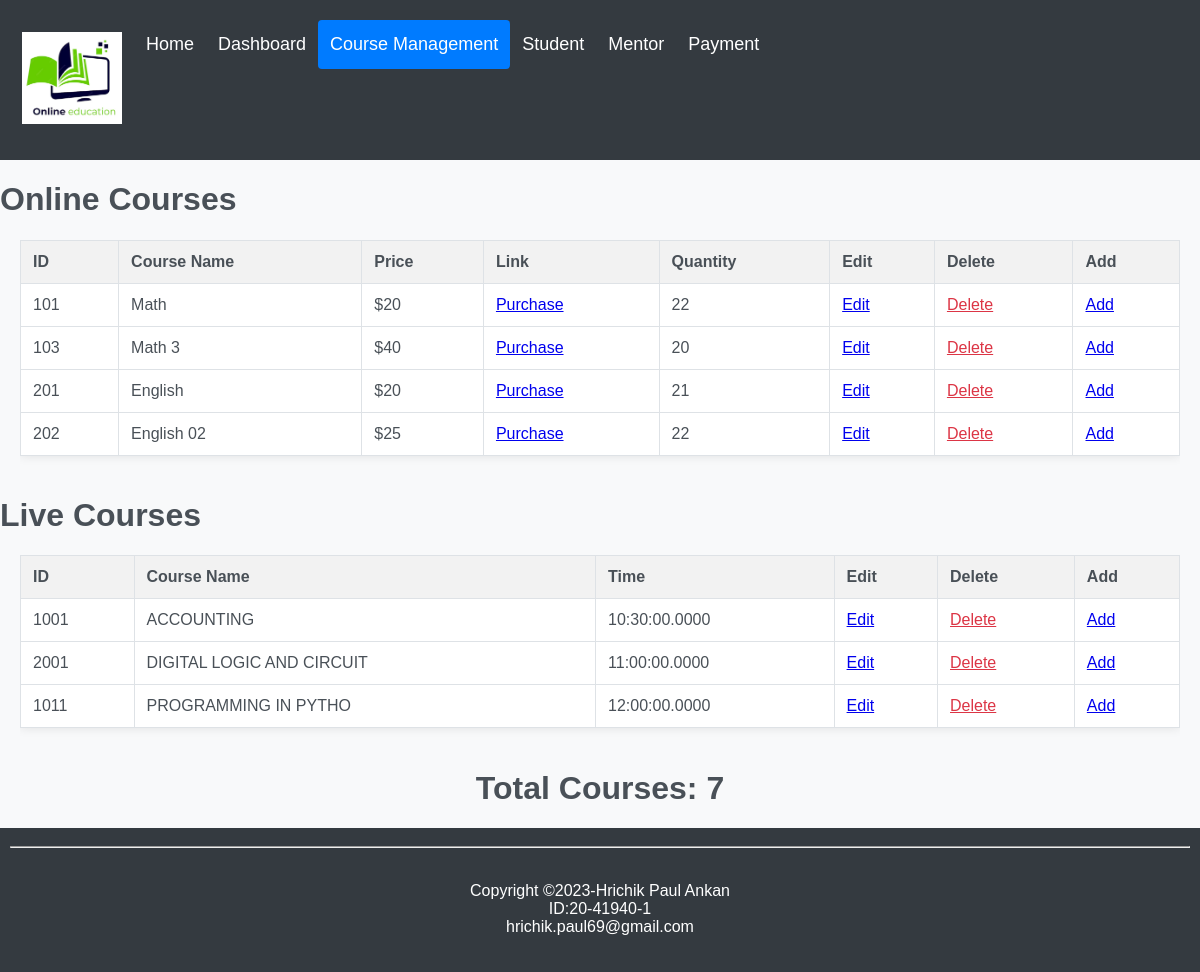
Screenshot of /coursemng.php (signed in) with the database file from the repository.
### tables this page shows
CREATE TABLE `coursedb` (
  `Course_ID` int(10) NOT NULL,
  `Course_Name` varchar(30) NOT NULL,
  `Pice` varchar(250) NOT NULL,
  `Link` varchar(250) NOT NULL,
  `Quantity` int(250) NOT NULL
);

CREATE TABLE `all_courses` (
  `Courses` varchar(50) NOT NULL,
  `Time` time(4) NOT NULL,
  `ID` int(20) DEFAULT NULL
);

### coursemng.php (the view, shortened to what this page needs)
<?php
$servername = "localhost";
$username = "root";
$password = "";
$dbname = "admindb";
$conn = new mysqli($servername, $username, $password, $dbname);
$sql = "SELECT * FROM coursedb";
$res = mysqli_query($conn, $sql);
$sql1 = "SELECT * FROM all_courses";
$res1 = mysqli_query($conn, $sql1);
$totalCourses = mysqli_num_rows($res) + mysqli_num_rows($res1);
?>
<!DOCTYPE html>
<html lang="en">
<head>
</head>
<body>
    <div class="header">
        <a class="logo" href="#">
            <img src="image.png" alt="Logo">
        </a>
        <a href="homepage2.php" >Home</a>
        <a href="dashboard.php">Dashboard</a>
        <a href="coursemng.php"class="active">Course Management</a>
        <a href="Student.php">Student</a>
        <a href="mentor.php">Mentor</a>
        <a href="payment.php">Payment</a>
    </div>
    <div align="center">
        <h1 align="left">Online Courses</h1>
        <div class="table-container">
            <table id="tablePaidCourses">
                <tr>
                    <th>ID</th>
                    <th>Course Name</th>
                    <th>Price</th>
                    <th>Link</th>
                    <th>Quantity</th>
                    <th>Edit</th>
                    <th>Delete</th>
                    <th>Add</th>
                </tr>
                <?php
                while ($r = mysqli_fetch_assoc($res)) {
                    echo "<tr>";
                    echo "<td>{$r['Course_ID']}</td>";
                    echo "<td>{$r['Course_Name']}</td>";
                    echo "<td>{$r['Pice']}</td>";
                    echo '<td><a href="purchase.php?q=' . $r['Course_ID'] . '">Purchase</a></td>';
                    echo "<td>{$r['Quantity']}</td>";
                    echo '<td><a href="edit.php?q=' . $r['Course_ID'] . '">Edit</a></td>';
                    echo '<td><a class="delete" href="delete.php?q=' . $r['Course_ID'] . '">Delete</a></td>';
                    echo '<td><a href="add_course.php?q=' . $r['Course_ID'] . '">Add</a></td>';
                    echo "</tr>";
                }
                ?>
            </table>
        </div>
    </div>
    <div align="center">
        <h1 align="left">Live Courses</h1>
        <div class="table-container">
            <table id="tableLiveCourses">
                <tr>
                    <th>ID</th>
                    <th>Course Name</th>
                    <th>Time</th>
                    <th>Edit</th>
                    <th>Delete</th>
                    <th>Add</th>
                </tr>
                <?php
                while ($r = mysqli_fetch_assoc($res1)) {
                    echo "<tr>";
                    echo "<td>{$r['ID']}</td>";
                    echo "<td>{$r['Courses']}</td>";
                    echo "<td>{$r['Time']}</td>";
                    echo '<td><a href="live_edit_form.php?q=' . $r['ID'] . '">Edit</a></td>';
                    echo '<td><a class="delete" href="live_del.php?q=' . $r['ID'] . '">Delete</a></td>';
                    echo '<td><a href="live_add_process.php?q=' . $r['ID'] . '">Add</a></td>';
                    echo "</tr>";
                }
                ?>
            </table>
        </div>
    </div>
    <div class="total-courses" align="center">
        <h1>Total Courses: <?php echo $totalCourses; ?></h1>
    </div>
    <div class="footer">
        <?php include('footer.php') ?>
    </div>
</body>
</html>

### footer.php
<hr/>
<footer class="footer">
<p align=center>Copyright <span>&#169;</span>2023-Hrichik Paul Ankan<br>ID:20-41940-1 <br> hrichik.paul69@gmail.com</p>
</footer>

### coursemng.php (style rules this page uses)
body { font-family: 'Arial', sans-serif; margin: 0; padding: 0; background-color: #f8f9fa; color: #495057; }
.header { overflow: hidden; background-color: #343a40; padding: 20px 10px; }
.header a { float: left; color: white; text-align: center; padding: 12px; text-decoration: none; font-size: 18px; line-height: 25px; border-radius: 4px; }
.header img { max-width: 100px; height: auto; }
.header a.logo { font-size: 25px; font-weight: bold; }
.header a.active { background-color: #007bff; color: white; }
.table-container { overflow-x: auto; margin: 20px; }
table { width: 100%; border-collapse: collapse; margin-bottom: 20px; background-color: #ffffff; border: 1px solid #dee2e6; box-shadow: 0 0 10px rgba(0, 0, 0, 0.1); }
th, td { border: 1px solid #dee2e6; padding: 12px; text-align: left; }
th { background-color: #f2f2f2; }
.footer { background-color: #343a40; padding: 10px; text-align: center; color: white; }
a.delete { color: #dc3545; }
.total-courses { margin-top: 20px; }

### rows the page displays
coursedb: Course_ID "101", Course_Name "Math", Pice "$20", Quantity "22"
coursedb: Course_ID "103", Course_Name "Math 3", Pice "$40", Quantity "20"
coursedb: Course_ID "201", Course_Name "English", Pice "$20", Quantity "21"
coursedb: Course_ID "202", Course_Name "English 02", Pice "$25", Quantity "22"
all_courses: ID "1001", Courses "ACCOUNTING", Time "10:30:00.0000"
all_courses: ID "2001", Courses "DIGITAL LOGIC AND CIRCUIT", Time "11:00:00.0000"
all_courses: ID "1011", Courses "PROGRAMMING IN PYTHO", Time "12:00:00.0000"

### other values shown
$totalCourses "7"
